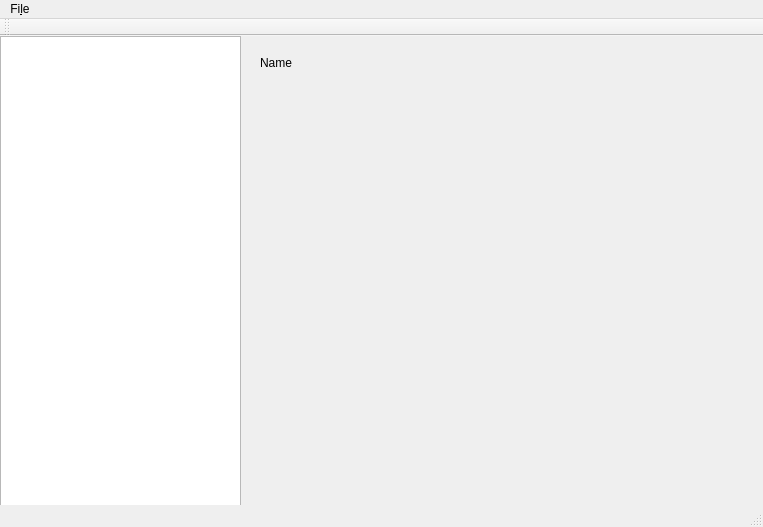
<?xml version="1.0" encoding="UTF-8"?>
<ui version="4.0">
 <class>MainWindow</class>
 <widget class="QMainWindow" name="MainWindow">
  <property name="geometry">
   <rect>
    <x>0</x>
    <y>0</y>
    <width>763</width>
    <height>527</height>
   </rect>
  </property>
  <property name="windowTitle">
   <string>MainWindow</string>
  </property>
  <widget class="QWidget" name="centralWidget">
   <widget class="QListView" name="listView">
    <property name="geometry">
     <rect>
      <x>0</x>
      <y>0</y>
      <width>241</width>
      <height>471</height>
     </rect>
    </property>
   </widget>
   <widget class="QWidget" name="formLayoutWidget">
    <property name="geometry">
     <rect>
      <x>249</x>
      <y>9</y>
      <width>501</width>
      <height>451</height>
     </rect>
    </property>
    <layout class="QFormLayout" name="formLayout">
     <item row="0" column="0">
      <widget class="QLabel" name="label">
       <property name="text">
        <string>Name</string>
       </property>
      </widget>
     </item>
     <item row="0" column="1">
      <widget class="QLabel" name="nameLbl">
       <property name="text">
        <string/>
       </property>
      </widget>
     </item>
    </layout>
   </widget>
  </widget>
  <widget class="QMenuBar" name="menuBar">
   <property name="geometry">
    <rect>
     <x>0</x>
     <y>0</y>
     <width>763</width>
     <height>30</height>
    </rect>
   </property>
   <widget class="QMenu" name="menuFile">
    <property name="title">
     <string>Fi&amp;le</string>
    </property>
    <addaction name="actionQuit"/>
   </widget>
   <addaction name="menuFile"/>
  </widget>
  <widget class="QToolBar" name="mainToolBar">
   <attribute name="toolBarArea">
    <enum>TopToolBarArea</enum>
   </attribute>
   <attribute name="toolBarBreak">
    <bool>false</bool>
   </attribute>
  </widget>
  <widget class="QStatusBar" name="statusBar"/>
  <action name="actionQuit">
   <property name="text">
    <string>Quit</string>
   </property>
  </action>
 </widget>
 <layoutdefault spacing="6" margin="11"/>
 <resources/>
 <connections/>
</ui>
